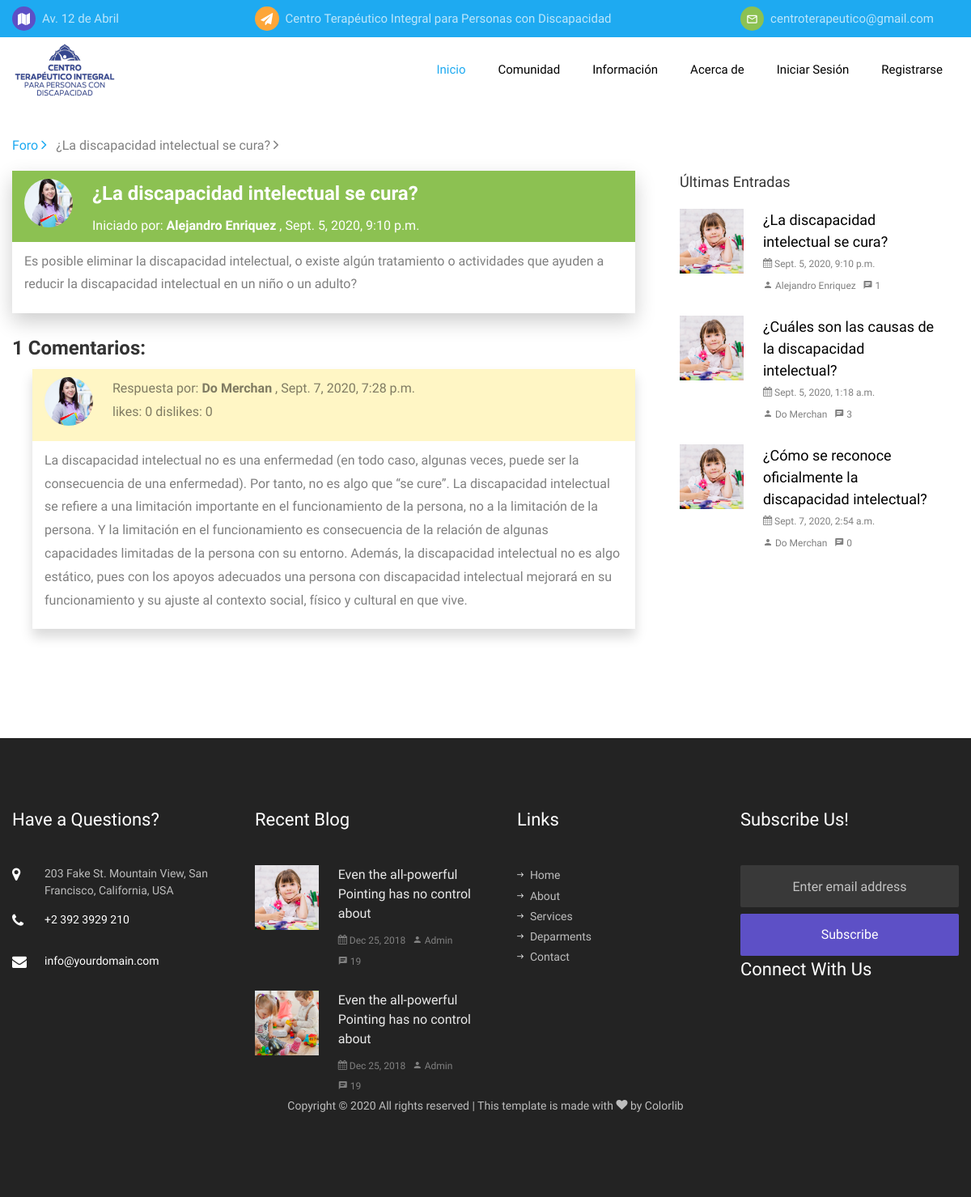
Screenshot of /blog-single.html/2 with the database file from the repository.
### website/models.py (models this page shows, shortened)
class Therapeutic_center(models.Model):
    name = models.CharField(max_length=100)
    direction = models.ForeignKey('Direction', on_delete=models.DO_NOTHING, null=True)
    phone_number_1 = models.PositiveIntegerField()
    phone_number_2 = models.PositiveIntegerField()
    email = models.EmailField(max_length=250)
    bank_name = models.CharField(max_length=100)
    bank_account = models.CharField(max_length=10)
    bank_id_card = models.CharField(max_length=10)

class Direction(models.Model):
    main_street = models.CharField(max_length=250)
    secondary_street = models.CharField(max_length=250, null=True)
    house_number = models.CharField(max_length=5, null=True)
    reference = models.TextField()

class Forum_entry(models.Model):
    representative = models.ForeignKey(User, on_delete=models.SET_NULL, null=True)
    subject = models.CharField(max_length=200)
    description = models.TextField(max_length=5000)
    date = models.DateTimeField(auto_now_add=True)

class User(models.Model):
    MALE = 'M'
    FEMALE = 'F'
    SEX_OPTIONS = [
        (MALE, 'Masculino'),
        (FEMALE, 'Femenino'),
    ]
    ADMINISTRATOR = 'AD'
    THERAPIST = 'TR'
    REPRESENTATIVE = 'RP'
    ROL_OPTIONS = [
        (ADMINISTRATOR, 'Administrador'),
        (THERAPIST, 'Terapeuta'),
        (REPRESENTATIVE, 'Representante'),
    ]
    first_name = models.CharField(max_length=150)
    last_name = models.CharField(max_length=150)
    identity_card = models.CharField(max_length=10)
    registration_date = models.DateTimeField(auto_now_add=True)
    rol = models.CharField(max_length=2, choices=ROL_OPTIONS, default=REPRESENTATIVE)
    birth = models.DateField()
    sex = models.CharField(max_length=1, choices=SEX_OPTIONS, default=MALE)
    civil_status = models.CharField(max_length=150, null=True)
    phone_number_1 = models.PositiveIntegerField()
    phone_number_2 = models.PositiveIntegerField(null=True)
    email = models.EmailField(max_length=250)
    password = models.CharField(max_length=25)
    direction = models.ForeignKey('Direction', on_delete=models.DO_NOTHING, null=True)
    job_title = models.CharField(max_length=500, null=True)
    degree = models.CharField(max_length=500, null=True)
    biography = models.TextField(null=True)
    def __str__(self):
        return self.first_name + ' ' + self.last_name

class Forum_response(models.Model):
    entry = models.ForeignKey(Forum_entry, on_delete=models.CASCADE, null=True)
    user = models.ForeignKey(User, on_delete=models.SET_NULL, null=True)
    response = models.TextField(max_length=5000)
    date = models.DateTimeField(auto_now_add=True)
    like = models.PositiveIntegerField(default=0)
    dislike = models.IntegerField(default=0)

### website/views.py (the view)
# urls.py: path('blog-single.html/<int:id>', views.showForum),
def showForum(request, id):
    forum_responses = Forum_response.objects.filter(entry=id)
    entry = Forum_entry.objects.filter(id=id).first()
    entries = Forum_entry.objects.reverse()[:5].annotate(responses=Count('forum_response'))
    count_responses = Forum_response.objects.filter(entry=id).count()
    return render(request, 'blog-single.html', {'center_data':center_data, 'entry':entry, 'responses':forum_responses, 'entries':entries, 'count_responses':count_responses})

### templates/blog-single.html (shortened to what this page needs)
<!DOCTYPE html>
<html lang="en">
<head>
    {% include 'includes/head.html'%} {% block head %} {% endblock %}
</head>
<body>
    {% include 'includes/header.html'%} {% block header %} {% endblock %} {% include 'includes/navbar.html'%} {% block navbar %} {% endblock %}
    <section class="forum-section">
        <div class="container">
            <p class="breadcrumbs"><span class="mr-2"><a href="/blog.html">Foro <i class="ion-ios-arrow-forward"></i></a></span> <span>{{ entry.subject }} <i class="ion-ios-arrow-forward"></i></span></p>
            <div class="row">
                <div class="col-lg-8 ftco-animate">
                    <div class="forum-entry">
                        <div class="forum-header entry bg-tertiary">
                            <div class="user-img mr-4" style="background-image: url(../static/website/images/teacher-1.jpg)"></div>
                            <div class="content">
                                <h4>{{ entry.subject }}</h4>
                                Iniciado por: <strong>{{ entry.representative}} </strong>, {{ entry.date }}
                            </div>
                        </div>
                        <div class="forum-description">
                            <p>{{ entry.description }}</p>
                        </div>
                    </div>
                    <h4><strong>{{ count_responses }} Comentarios:</strong></h4>
                    {%for response in responses%}
                    <div class="forum-response">
                        <div class="forum-header response">
                            <div class="user-img mr-4" style="background-image: url(../static/website/images/teacher-1.jpg)"></div>
                            <div class="content">
                                Respuesta por: <strong>{{ response.user}} </strong>, {{ response.date }}
                                <p>likes: {{response.like }} dislikes: {{ response.dislike }}</p>
                            </div>
                        </div>
                        <div class="forum-description">
                            <p>{{response.response}}</p>
                        </div>
                    </div>
                    {%endfor%}
                </div>
                <div class="col-lg-4 sidebar ftco-animate">
                    <div class="sidebar-box ftco-animate last-entries">
                        <h3>Últimas Entradas</h3>
                        {%for entry in entries%}
                        <div class="block-21 mb-4 d-flex">
                            <a class="blog-img mr-4" style="background-image: url(../static/website/images/image_1.jpg);"></a>
                            <div class="text">
                                <h3 class="heading"><a href="/blog-single.html/{{entry.id}}">{{ entry.subject }}</a></h3>
                                <div class="meta">
                                    <div><span class="icon-calendar"></span> {{ entry.date }}</div>
                                    <div><a href="#"><span class="icon-person"></span> {{ entry.representative }}</a></div>
                                    <div><span class="icon-chat"></span> {{ entry.responses }}</div>
                                </div>
                            </div>
                        </div>
                        {%endfor%}
                    </div>
                </div>
            </div>
        </div>
    </section>
    {% include 'includes/footer.html'%} {% block footer %} {% endblock %}
</body>
</html>

### templates/includes/header.html (shortened to what this page needs)
<div class="py-2 bg-primary">
    <div class="container">
        <div class="row no-gutters d-flex align-items-start align-items-center px-3 px-md-0">
            <div class="col-lg-12 d-block">
                <div class="row d-flex">
                    <div class="col-md-5 pr-4 d-flex topper align-items-center width-25">
                        <div class="icon bg-fifth mr-2 d-flex justify-content-center align-items-center"><span class="icon-map"></span></div>
                        <span class="text">{{ center_data.direction.main_street }}</span>
                    </div>
                    <div class="col-md pr-4 d-flex topper align-items-center width-50">
                        <div class="icon bg-secondary mr-2 d-flex justify-content-center align-items-center"><span class="icon-paper-plane"></span></div>
                        <span class="text"><a class="text" class="nav-link">{{ center_data.name }}</a></span>
                    </div>
                    <div class="col-md pr-4 d-flex topper align-items-center width-25">
                        <div class="icon bg-tertiary mr-2 d-flex justify-content-center align-items-center"><span class="icon-mail_outline"></span></div>
                        <span class="text"><a class="text" class="nav-link">{{ center_data.email }}</a></span>
                    </div>
                </div>
            </div>
        </div>
    </div>
</div>

### static/website/css/icomoon.css (style rules this page uses)
[class^="icon-"], [class*=" icon-"] { font-family: 'icomoon' !important; speak: none; font-style: normal; font-weight: normal; font-variant: normal; text-transform: none; line-height: 1; -webkit-font-smoothing: antialiased; -moz-osx-font-smoothing: grayscale; }
.icon-calendar:before { content: "\f073"; }
.icon-paper-plane:before { content: "\f1d8"; }
.icon-map:before { content: "\f279"; }
.icon-chat:before { content: "\e0b7"; }
.icon-mail_outline:before { content: "\e0e1"; }
.icon-person:before { content: "\e7fd"; }

### static/website/css/my-style.css (style rules this page uses)
.forum-section { padding-top: 40px; padding-bottom: 120px; }
.forum-entry { margin-bottom: 25px; box-shadow: 0px 10px 24px rgba(0, 0, 0, 0.2); }
.forum-response { margin-left: 25px; margin-bottom: 15px; box-shadow: 0px 10px 14px rgba(0, 0, 0, 0.15); }
.forum-header.entry { padding: 10px 15px 5px 15px; color: #fff; }
.forum-header.response { padding: 10px 15px 5px 15px; background-color: rgb(255, 246, 197); }
.forum-header.entry h4 { color: #fff; font-weight: bold; }
.forum-description { padding: 10px 15px 5px 15px; }
.forum-header .user-img { width: 60px; height: 60px; border-radius: 50%; padding: 15px 5px 0px 15px; float: left; }
.last-entries .heading { margin-bottom: 0px !important; }

### templates/includes/header.html (style rules this page uses)
.width-25 { max-width: 25%; }

### rows the page displays
Therapeutic_center: direction.main_street "Av. 12 de Abril", name "Centro Terapéutico Integral para Personas con Discapacidad", email "centroterapeutico@gmail.com"
Forum_entry: subject "¿La discapacidad intelectual se cura?", representative "Alejandro Enriquez", date "Sept. 5, 2020, 9:10 p.m.", description "Es posible eliminar la discapacidad intelectual, o existe algún tratamiento o actividades que ayuden a reducir la discapacidad intelectual en un niño o un adulto?", responses "1"
Forum_response: user "Do Merchan", date "Sept. 7, 2020, 7:28 p.m.", like "0", dislike "0", response "La discapacidad intelectual no es una enfermedad (en todo caso, algunas veces, puede ser la consecuencia de una enfermedad). Por tanto, no es algo que “se cure”. La discapacidad intelectual se refiere a una limitación importante en el funcionamiento de la persona, no a la limitación de la persona. Y la limitación en el funcionamiento es consecuencia de la relación de algunas capacidades limitadas de la persona con su entorno. Además, la discapacidad intelectual no es algo estático, pues con los apoyos adecuados una persona con discapacidad intelectual mejorará en su funcionamiento y su ajuste al contexto social, físico y cultural en que vive."
Forum_entry: subject "¿Cuáles son las causas de la discapacidad intelectual?", date "Sept. 5, 2020, 1:18 a.m.", representative "Do Merchan", responses "3"
Forum_entry: subject "¿Cómo se reconoce oficialmente la discapacidad intelectual?", date "Sept. 7, 2020, 2:54 a.m.", representative "Do Merchan", responses "0"

### other values shown
{{ count_responses }} "1"
